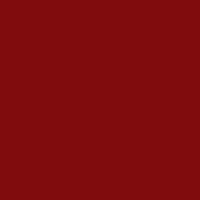
Frame 1 (no input)
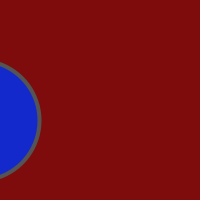
Frame 60 (the mouse pressed at the canvas centre just before this capture)
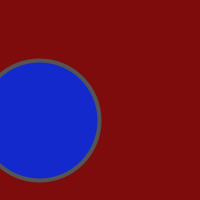
Frame 120 (the mouse held since frame 60 and released just before this capture)

The Processing sketch that drew these frames (run headless with seeded random() and noise(); from frame 60 on, the mouse is pressed at the canvas centre):

// Processing sketch: processing_intro_06
// ── processing_intro_06.pde
/*
 Introducción a Processing.org
 Ejemplo 06: Animación II: idem anterior pero
 simplificado (con sólo un cículo).
 */

int factorEscala = 2;
int posicion = -100 * factorEscala;

void settings() {
  size (factorEscala * 100, factorEscala * 100);
}
void setup() {
  colorMode(HSB, 360, 100, 100, 100);
}
void draw() {
  background(0, 90, 50);
  strokeWeight(2 * factorEscala);
  strokeJoin(ROUND);
  // círculo
  stroke(0, 0, 33);
  fill(233, 90, 80);
  ellipse(posicion + (factorEscala * 60), factorEscala * 60, factorEscala * 60, factorEscala * 60);

  // actualización +1 del valor de la variable posición
  posicion++;
}
